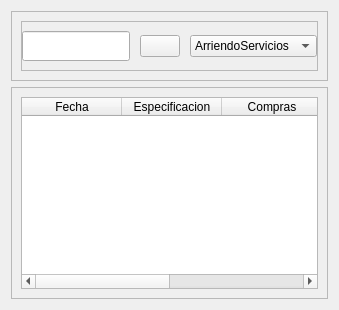
                       <widget class="QWidget" name="tab_2">
                        <attribute name="title">
                         <string>inventario</string>
                        </attribute>
                        <layout class="QVBoxLayout" name="verticalLayout_8">
                         <item>
                          <widget class="QFrame" name="frame">
                           <property name="maximumSize">
                            <size>
                             <width>16777215</width>
                             <height>70</height>
                            </size>
                           </property>
                           <property name="frameShape">
                            <enum>QFrame::StyledPanel</enum>
                           </property>
                           <property name="frameShadow">
                            <enum>QFrame::Raised</enum>
                           </property>
                           <layout class="QHBoxLayout" name="horizontalLayout_11">
                            <item>
                             <widget class="QFrame" name="Stk_frame_Header_3">
                              <property name="maximumSize">
                               <size>
                                <width>16777215</width>
                                <height>50</height>
                               </size>
                              </property>
                              <property name="frameShape">
                               <enum>QFrame::StyledPanel</enum>
                              </property>
                              <property name="frameShadow">
                               <enum>QFrame::Raised</enum>
                              </property>
                              <layout class="QHBoxLayout" name="horizontalLayout_15">
                               <property name="spacing">
                                <number>10</number>
                               </property>
                               <property name="leftMargin">
                                <number>0</number>
                               </property>
                               <property name="rightMargin">
                                <number>0</number>
                               </property>
                               <item>
                                <widget class="QLineEdit" name="lineEdit_5">
                                 <property name="styleSheet">
                                  <string notr="true">QLineEdit{
	height:25px;
	border-bottom:2px solid #efb810;
}

QLineEdit:hover{
	background-color: rgba(9,5,13,.7)	
}</string>
                                 </property>
                                </widget>
                               </item>
                               <item>
                                <widget class="QPushButton" name="pushButton_18">
                                 <property name="styleSheet">
                                  <string notr="true">QPushButton:hover{
	background-color: rgba(239,184,16,.5)
}</string>
                                 </property>
                                 <property name="text">
                                  <string/>
                                 </property>
                                 <property name="icon">
                                  <iconset>
                                   <normaloff>:/icons/search.svg</normaloff>:/icons/search.svg</iconset>
                                 </property>
                                </widget>
                               </item>
                               <item>
                                <widget class="QComboBox" name="comboBox_5">
                                 <item>
                                  <property name="text">
                                   <string>ArriendoServicios</string>
                                  </property>
                                 </item>
                                 <item>
                                  <property name="text">
                                   <string>Alimentos</string>
                                  </property>
                                 </item>
                                 <item>
                                  <property name="text">
                                   <string>Fechas</string>
                                  </property>
                                 </item>
                                 <item>
                                  <property name="text">
                                   <string>Citas</string>
                                  </property>
                                 </item>
                                 <item>
                                  <property name="text">
                                   <string>Inventario</string>
                                  </property>
                                 </item>
                                </widget>
                               </item>
                              </layout>
                             </widget>
                            </item>
                           </layout>
                          </widget>
                         </item>
                         <item>
                          <widget class="QFrame" name="frame_4">
                           <property name="frameShape">
                            <enum>QFrame::StyledPanel</enum>
                           </property>
                           <property name="frameShadow">
                            <enum>QFrame::Raised</enum>
                           </property>
                           <layout class="QVBoxLayout" name="verticalLayout_9">
                            <item>
                             <widget class="QTableWidget" name="Table_inventary_home">
                              <property name="sizePolicy">
                               <sizepolicy hsizetype="Expanding" vsizetype="Expanding">
                                <horstretch>0</horstretch>
                                <verstretch>0</verstretch>
                               </sizepolicy>
                              </property>
                              <column>
                               <property name="text">
                                <string>Fecha</string>
                               </property>
                              </column>
                              <column>
                               <property name="text">
                                <string>Especificacion</string>
                               </property>
                              </column>
                              <column>
                               <property name="text">
                                <string>Compras</string>
                               </property>
                              </column>
                              <column>
                               <property name="text">
                                <string>Gastos</string>
                               </property>
                              </column>
                             </widget>
                            </item>
                           </layout>
                          </widget>
                         </item>
                        </layout>
                       </widget>
